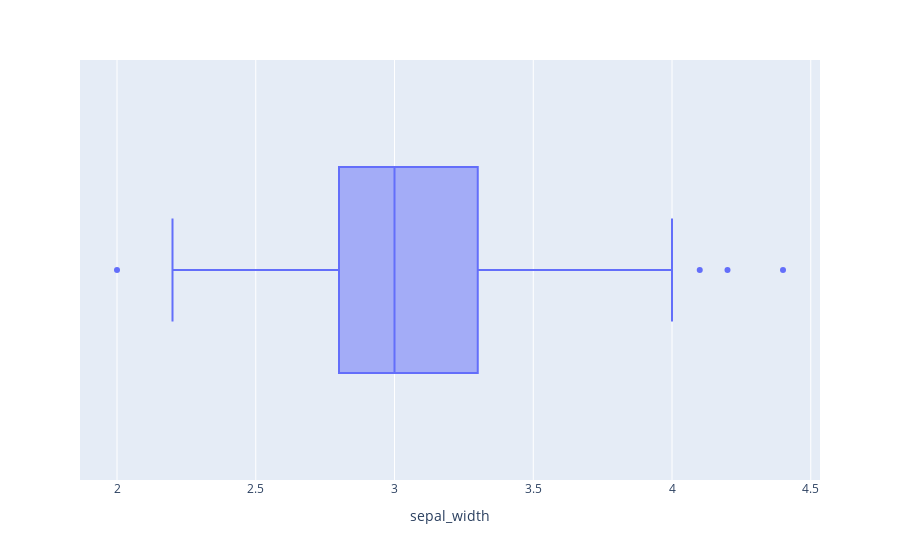

This figure's notebook cell:
### Code cell
# USING OF PLOTLY.EXPRESS FOR BETTER VISUALIZATION AND OUTLIER FINDING
# SEPAL RANGES FINDING AND IT HELPS TO REMOVE THE OUTLIERS
fig=px.box(df,x="sepal_width")
fig.show()

### Figure 1 — Plotly figure (JSON) as saved in the notebook; plotly's stock layout.template omitted (floating-point values rounded to 4 significant figures; data arrays with more than 128 entries replaced by an {"elided": "..."} marker saying what was removed)
{"data": [{"alignmentgroup": "True", "hovertemplate": "sepal_width=%{x}<extra></extra>", "legendgroup": "", "marker": {"color": "#636efa"}, "name": "", "notched": false, "offsetgroup": "", "orientation": "h", "showlegend": false, "type": "box", "x": {"elided": "150 float values"}, "x0": " ", "xaxis": "x", "y0": " ", "yaxis": "y"}], "layout": {"boxmode": "group", "legend": {"tracegroupgap": 0}, "margin": {"t": 60}, "xaxis": {"anchor": "y", "domain": [0, 1], "title": {"text": "sepal_width"}}, "yaxis": {"anchor": "x", "domain": [0, 1]}}}
